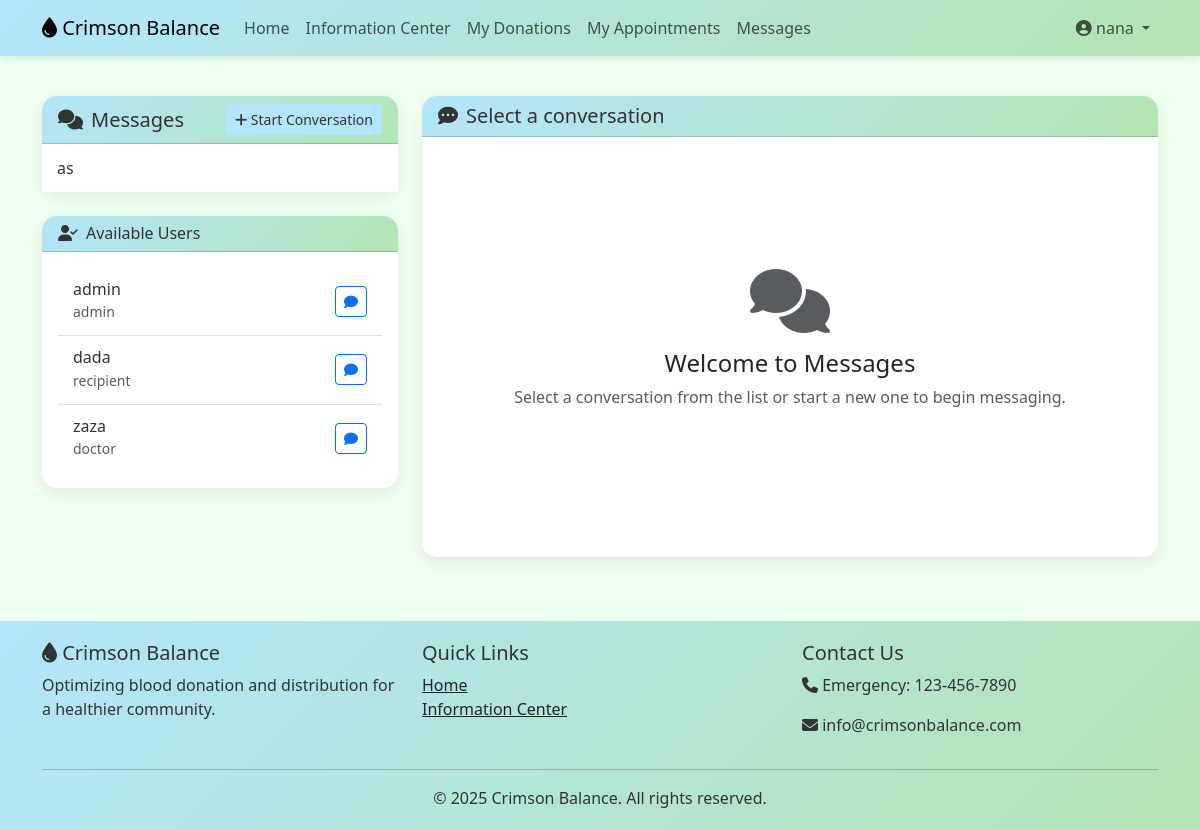
The page /chat/dashboard/ (signed in) on the database as committed earlier.
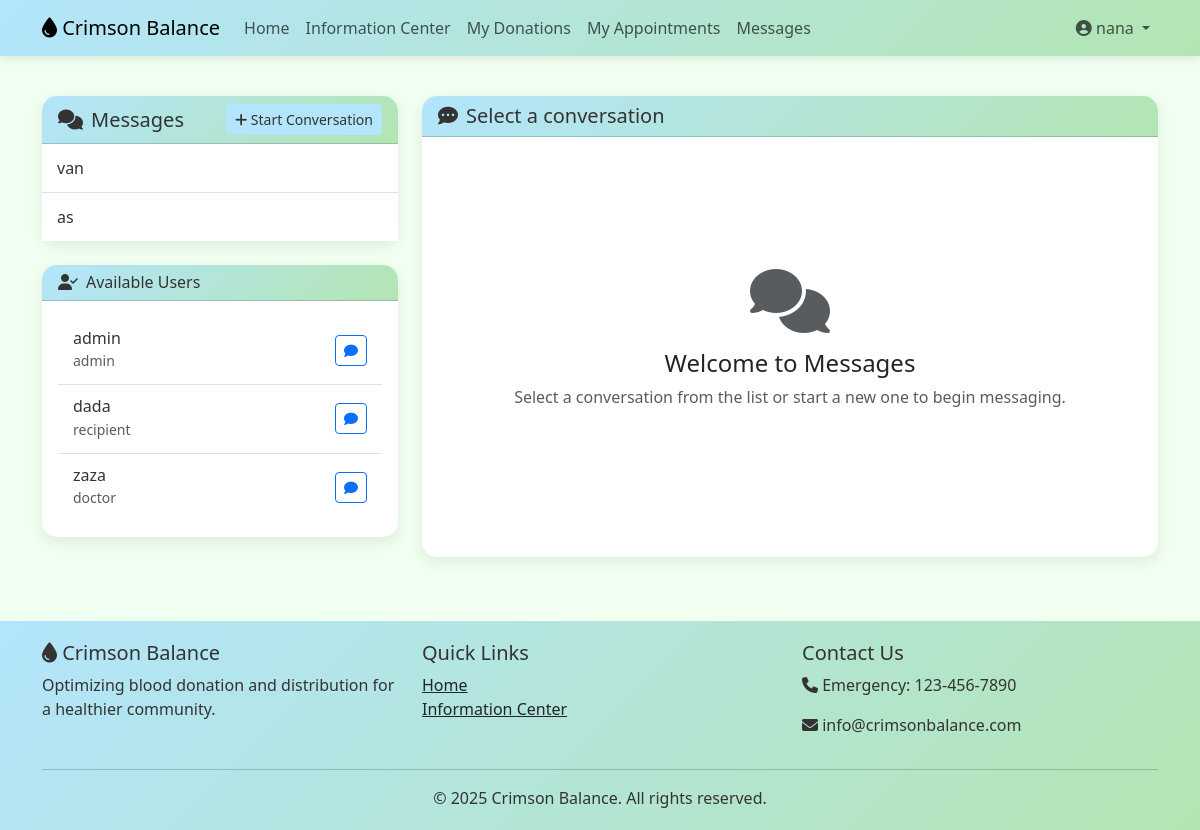
The same page on the database as committed later.
### chat/models.py (models this page shows, shortened)
class ChatRoom(models.Model):
    name = models.CharField(max_length=255, unique=True)
    participants = models.ManyToManyField(CustomUser)
    is_group = models.BooleanField(default=False)
    created_at = models.DateTimeField(auto_now_add=True)

### accounts/models.py (models this page shows, shortened)
class CustomUser(AbstractUser):
    USER_TYPE_CHOICES = (
        ('donor', 'Blood Donor'),
        ('recipient', 'Blood Recipient'),
        ('doctor', 'Doctor'),
        ('admin', 'Administrator'),
    )
    user_type = models.CharField(max_length=20, choices=USER_TYPE_CHOICES, default='donor')
    phone_number = models.CharField(max_length=15, blank=True)
    blood_group = models.CharField(max_length=5, blank=True)
    date_of_birth = models.DateField(null=True, blank=True)
    address = models.TextField(blank=True)
    city = models.CharField(max_length=100, blank=True)
    is_verified = models.BooleanField(default=False)
    profile_picture = models.ImageField(upload_to='profile_pics/', blank=True)

### chat/views.py (the view)
# urls.py: path('dashboard/', views.dashboard, name='dashboard'),
@login_required
def dashboard(request):
    rooms = ChatRoom.objects.filter(participants=request.user).order_by('-created_at')
    users = CustomUser.objects.exclude(id=request.user.id).order_by('username')
    return render(request, 'chat/dashboard.html', {
        'rooms': rooms,
        'users': users,
    })

### templates/chat/dashboard.html (shortened to what this page needs)
{% extends 'base.html' %}
{% block content %}
<div class="row">
    <div class="col-md-4">
        <div class="card">
            <div class="card-header d-flex justify-content-between align-items-center">
                <h5 class="mb-0"><i class="fas fa-comments me-2"></i>Messages</h5>
                <button class="btn btn-sm btn-primary" data-bs-toggle="modal" data-bs-target="#newChatModal">
                    <i class="fas fa-plus"></i> Start Conversation
                </button>
            </div>
            <div class="card-body p-0">
                <div class="list-group list-group-flush">
                    {% for room in rooms %}
                        <a href="{% url 'room' room_id=room.id %}" class="list-group-item list-group-item-action">
                            {{ room.name }}
                        </a>
                    {% empty %}
                        <div class="text-center py-4">
                            <i class="fas fa-comments fa-2x text-muted mb-3"></i>
                            <p class="text-muted">No chat rooms yet</p>
                        </div>
                    {% endfor %}
                </div>
            </div>
        </div>
        <div class="card mt-4">
            <div class="card-header">
                <h6 class="mb-0"><i class="fas fa-user-check me-2"></i>Available Users</h6>
            </div>
            <div class="card-body">
                <div class="list-group list-group-flush">
                    {% for user in users %}
                        <div class="list-group-item d-flex justify-content-between align-items-center">
                            <div>
                                <h6 class="mb-0">{{ user.username }}</h6>
                                <small class="text-muted">{{ user.user_type }}</small>
                            </div>
                            <a href="{% url 'start_chat' user.id %}" class="btn btn-sm btn-outline-primary">
                                <i class="fas fa-comment"></i>
                            </a>
                        </div>
                    {% empty %}
                        <p class="text-muted">No users available</p>
                    {% endfor %}
                </div>
            </div>
        </div>
    </div>
    <div class="col-md-8">
        <div class="card h-100">
            <div class="card-header">
                <h5 class="mb-0"><i class="fas fa-comment-dots me-2"></i>Select a conversation</h5>
            </div>
            <div class="card-body d-flex flex-column align-items-center justify-content-center" style="min-height: 400px;">
                <i class="fas fa-comments fa-4x text-muted mb-3"></i>
                <h4>Welcome to Messages</h4>
                <p class="text-muted text-center">
                    Select a conversation from the list or start a new one
                    to begin messaging.
                </p>
            </div>
        </div>
    </div>
</div>
{% endblock %}

Rows that differ between the two databases and show on the page:
added ChatRoom: name "van"
